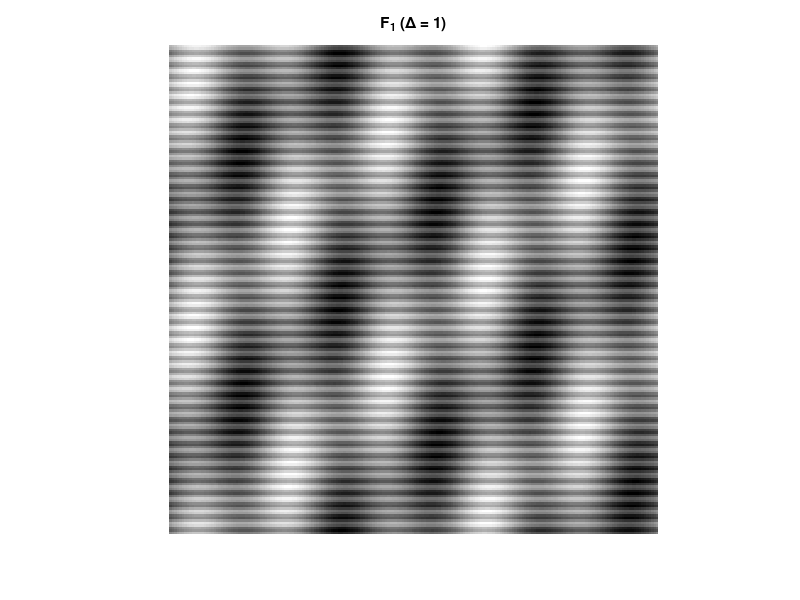
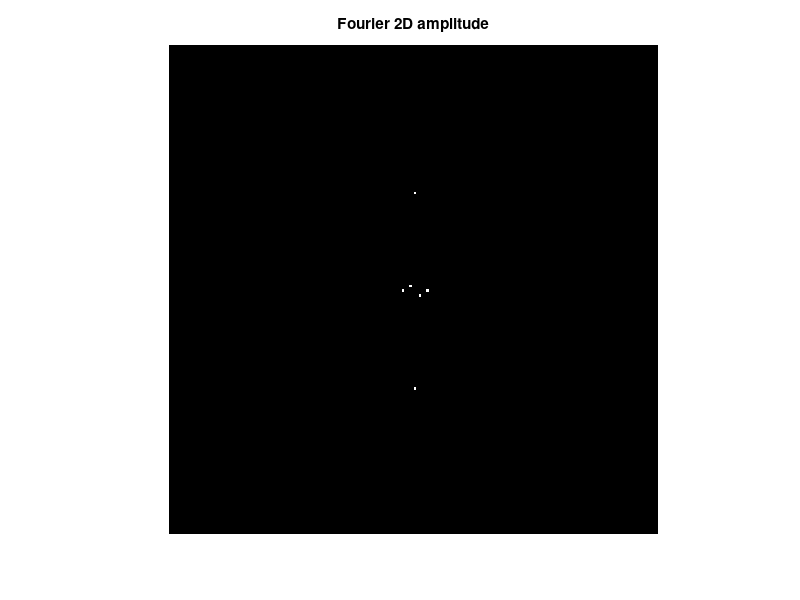

MATLAB code for these plots, in order: (Note: this script raises an error after producing the figures.)



%% 1. create the F1 function

R = 2000;
S = 8;


if (exist('im1.mat','file') )
    load('im1.mat');
else
    
    
    syms F1(x,y) x y

    im1 = zeros(R/10, R/10);
    f_i = [20/R, 50/R, 400/R];
    i_i = [x,y,x+y];


    F1(x,y) = sin(2*pi*f_i(3)*i_i(2)) + ...
        sin(2*pi*f_i(2)*i_i(1))+...
        sin(2*pi*f_i(1)*i_i(3));

    fprintf('Creating an image\n');

    for row=1:size(im1,1)
        for col=1:size(im1,2)
            im1(col,row) = double(F1(row,col));
        end

        if mod(row,10) == 0
           fprintf('%2.0f / %2.0f\n', row, size(im1,1));
        end
    end

end
fig_1_b = figure();
imshow(im1,[]);
title('F_1 (\Delta = 1)');

%% Create the FFT of the image

im2_fft1    = fft2(im1);
im2_fft1_sh = fftshift(im2_fft1);
amp_1       = abs(im2_fft1_sh);
angle_1     = angle(im2_fft1_sh);



figure_1_c = figure();
imshow(rescale(amp_1,0,255))
grid on;
title('Fourier 2D amplitude');

% find the exact location of the amplitudes
threshold = 10000;
max_values = find_max_exact_values(amp_1, threshold);

% middle is [101, 101]






%% (d) Sampling with different sampling rate

S = 8;

sampling_rate = S+1;

im2 = sample_image(im1, sampling_rate);


% display the image, use the fft transform, find exact points

im2_fft2    = fft2(im2);
im2_fft2_sh = fftshift(im2_fft2);
amp_2       = abs(im2_fft2_sh);
angle_2     = angle(im2_fft2_sh);


figure_1_d = figure();
subplot(1,2,1);
imshow(im2,[]);
title('F_1 (\Delta = 9)');
subplot(1,2,2);
imshow(rescale(amp_2,0,255))
grid on;
title('Fourier 2D amplitude');

%% (d) Extension

S = 9;

sampling_rate = S+1;

im2 = sample_image(im1, sampling_rate);


% display the image, use the fft transform, find exact points

im2_fft2    = fft2(im2);
im2_fft2_sh = fftshift(im2_fft2);
amp_2       = abs(im2_fft2_sh);
angle_2     = angle(im2_fft2_sh);


figure_1_d = figure();
subplot(1,2,1);
imshow(im2,[]);
title('F_1 (\Delta = 10)');
subplot(1,2,2);
imshow(rescale(amp_2,0,255))
grid on;
title('Fourier 2D amplitude');

%% (d) Extension - 2

S = 3;

sampling_rate = S+1;

im2 = sample_image(im1, sampling_rate);


% display the image, use the fft transform, find exact points

im2_fft2    = fft2(im2);
im2_fft2_sh = fftshift(im2_fft2);
amp_2       = abs(im2_fft2_sh);
angle_2     = angle(im2_fft2_sh);


figure_1_d = figure();
subplot(1,2,1);
imshow(im2,[]);
title('F_1 (\Delta = 4)');
subplot(1,2,2);
imshow(rescale(amp_2,0,255))
grid on;
title('Fourier 2D amplitude');


%% (e) load a new image of Street from a smartphone


% for each image, find fft2, amplitude, and phase


image_3     = imread('street_manhattan.jpg');
image_3     = rgb2gray(image_3);

image_3     = imresize(image_3, [R/5, R/5]); % 400 x 400

im1_fft3    = fft2(image_3);
im1_fft3_sh = fftshift(im1_fft3);
amp_3       = abs(im1_fft3_sh);
angle_3     = angle(im1_fft3_sh);

amp_3_disp = log10(amp_3+1);

figure_1_e = figure();
subplot(1,2,1);
imshow(image_3,[]);
title('Image (\Delta = 1)');
subplot(1,2,2);
imshow(amp_3_disp,[])
grid on;
title('Fourier 2D log amplitude');



%% (f) sample with bigger sample size

% sample_size is 4;

sample_size = (R/5)/(R/20);

image_4 = sample_image(image_3, sample_size);


im1_fft4    = fft2(image_4);
im1_fft4_sh = fftshift(im1_fft4);
amp_4       = abs(im1_fft4_sh);
angle_4     = angle(im1_fft4_sh);

amp_4_disp = log10(amp_4+1);

figure_1_f1 = figure();
subplot(1,2,1);
imshow(image_4,[]);
title('Image (\Delta = 4)');
subplot(1,2,2);
imshow(amp_4_disp,[])
grid on;
title('Fourier 2D log amplitude');


% compare both images

figure_1_f2 = figure();
subplot(2,2,1);
imshow(image_3,[]);
title('Image (\Delta = 1)');
subplot(2,2,2);
imshow(amp_3_disp,[])
grid on;
title('Fourier 2D log amplitude (\Delta = 1)');
subplot(2,2,3);
imshow(image_4,[]);
title('Image (\Delta = 4)');
subplot(2,2,4);
imshow(amp_4_disp,[])
grid on;
title('Fourier 2D log amplitude (\Delta = 4)');



%% (g) perform a gaussian filter on the original image before sampling


filt_kernel  =   fspecial('gaussian',5,3);
image_3_filt =   imfilter(image_3,filt_kernel,'same');


image_4_filt = sample_image(image_3_filt, sample_size);


im1_fft4_filt    = fft2(image_4_filt);
im1_fft4_sh_filt = fftshift(im1_fft4_filt);
amp_4_filt       = abs(im1_fft4_sh_filt);
angle_4_filt     = angle(im1_fft4_sh_filt);

amp_4_disp_filt = log10(amp_4_filt+1);

figure_1_f1 = figure();
subplot(1,2,1);
imshow(image_4_filt,[]);
title('F_1 (\Delta = 4)');
subplot(1,2,2);
imshow(amp_4_disp_filt,[])
grid on;
title('Fourier 2D log amplitude');


% compare to the previous results without the filter

% compare both images

figure_1_f2 = figure();
subplot(3,2,1);
imshow(image_3,[]);
title('F_1 (\Delta = 1)');
subplot(3,2,2);
imshow(amp_3_disp,[])
grid on;
title('Fourier 2D log amplitude (\Delta = 1)');

subplot(3,2,3);
imshow(image_4,[]);
title('F_1 (\Delta = 4)');
subplot(3,2,4);
imshow(amp_4_disp,[])
grid on;
title('Fourier 2D log amplitude (\Delta = 4)');

subplot(3,2,5);
imshow(image_4_filt,[]);
title('F_1 (gauss filtered) (\Delta = 4)');
subplot(3,2,6);
imshow(amp_4_disp_filt,[])
grid on;
title('Fourier 2D log amplitude (\Delta = 4)');



